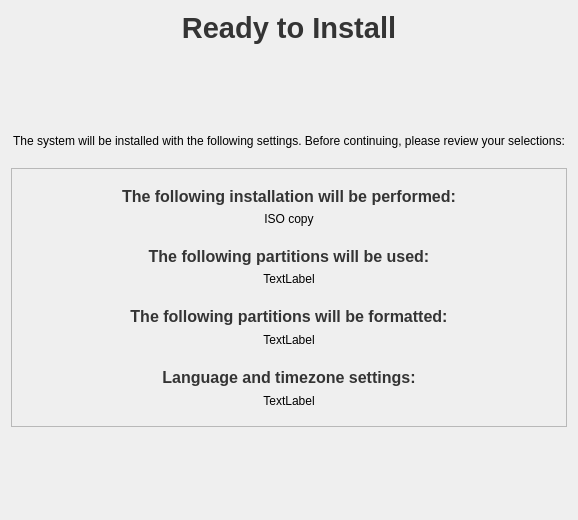
<?xml version="1.0" encoding="UTF-8"?>
<ui version="4.0">
 <class>ReadyInstall</class>
 <widget class="QWidget" name="ReadyInstall">
  <property name="geometry">
   <rect>
    <x>0</x>
    <y>0</y>
    <width>578</width>
    <height>520</height>
   </rect>
  </property>
  <property name="windowTitle">
   <string/>
  </property>
  <layout class="QVBoxLayout" name="verticalLayout_3">
   <item>
    <widget class="QLabel" name="label">
     <property name="maximumSize">
      <size>
       <width>16777215</width>
       <height>50</height>
      </size>
     </property>
     <property name="font">
      <font>
       <pointsize>14</pointsize>
      </font>
     </property>
     <property name="text">
      <string>&lt;!DOCTYPE HTML PUBLIC &quot;-//W3C//DTD HTML 4.0//EN&quot; &quot;http://www.w3.org/TR/REC-html40/strict.dtd&quot;&gt;
&lt;html&gt;&lt;head&gt;&lt;meta name=&quot;qrichtext&quot; content=&quot;1&quot; /&gt;&lt;style type=&quot;text/css&quot;&gt;
p, li { white-space: pre-wrap; }
&lt;/style&gt;&lt;/head&gt;&lt;body style=&quot; font-family:'Bitstream Vera Sans'; font-size:9pt; font-weight:400; font-style:normal;&quot;&gt;
&lt;p style=&quot; margin-top:0px; margin-bottom:0px; margin-left:0px; margin-right:0px; -qt-block-indent:0; text-indent:0px; font-family:'Sans Serif'; font-size:10pt;&quot;&gt;&lt;span style=&quot; font-size:22pt; font-weight:600; color:#343434;&quot;&gt;Ready to Install&lt;/span&gt;&lt;/p&gt;&lt;/body&gt;&lt;/html&gt;</string>
     </property>
     <property name="alignment">
      <set>Qt::AlignCenter</set>
     </property>
    </widget>
   </item>
   <item>
    <spacer name="verticalSpacer_2">
     <property name="orientation">
      <enum>Qt::Vertical</enum>
     </property>
     <property name="sizeHint" stdset="0">
      <size>
       <width>20</width>
       <height>20</height>
      </size>
     </property>
    </spacer>
   </item>
   <item>
    <widget class="QLabel" name="label_2">
     <property name="text">
      <string>The system will be installed with the following settings. Before continuing, please review your selections:
</string>
     </property>
     <property name="scaledContents">
      <bool>true</bool>
     </property>
     <property name="alignment">
      <set>Qt::AlignCenter</set>
     </property>
     <property name="wordWrap">
      <bool>true</bool>
     </property>
    </widget>
   </item>
   <item>
    <widget class="QFrame" name="frame">
     <property name="frameShape">
      <enum>QFrame::StyledPanel</enum>
     </property>
     <property name="frameShadow">
      <enum>QFrame::Plain</enum>
     </property>
     <property name="lineWidth">
      <number>4</number>
     </property>
     <layout class="QVBoxLayout" name="verticalLayout_2">
      <item>
       <widget class="QWidget" name="installWidget" native="true">
        <layout class="QVBoxLayout" name="verticalLayout">
         <item>
          <widget class="QLabel" name="installTitle">
           <property name="text">
            <string>&lt;!DOCTYPE HTML PUBLIC &quot;-//W3C//DTD HTML 4.0//EN&quot; &quot;http://www.w3.org/TR/REC-html40/strict.dtd&quot;&gt;
&lt;html&gt;&lt;head&gt;&lt;meta name=&quot;qrichtext&quot; content=&quot;1&quot; /&gt;&lt;style type=&quot;text/css&quot;&gt;
p, li { white-space: pre-wrap; }
&lt;/style&gt;&lt;/head&gt;&lt;body style=&quot; font-family:'Sans Serif'; font-size:9pt; font-weight:400; font-style:normal;&quot;&gt;
&lt;p style=&quot; margin-top:0px; margin-bottom:0px; margin-left:0px; margin-right:0px; -qt-block-indent:0; text-indent:0px;&quot;&gt;&lt;span style=&quot; font-size:12pt; font-weight:600; color:#343434;&quot;&gt;The following installation will be performed:&lt;/span&gt;&lt;/p&gt;&lt;/body&gt;&lt;/html&gt;</string>
           </property>
           <property name="alignment">
            <set>Qt::AlignCenter</set>
           </property>
          </widget>
         </item>
         <item>
          <widget class="QLabel" name="installLabel">
           <property name="text">
            <string>ISO copy</string>
           </property>
           <property name="alignment">
            <set>Qt::AlignCenter</set>
           </property>
          </widget>
         </item>
        </layout>
       </widget>
      </item>
      <item>
       <widget class="QWidget" name="mountWidget" native="true">
        <layout class="QVBoxLayout" name="mountLayout">
         <property name="leftMargin">
          <number>8</number>
         </property>
         <property name="topMargin">
          <number>6</number>
         </property>
         <property name="rightMargin">
          <number>8</number>
         </property>
         <property name="bottomMargin">
          <number>9</number>
         </property>
         <item>
          <widget class="QLabel" name="mountTitel">
           <property name="text">
            <string>&lt;!DOCTYPE HTML PUBLIC &quot;-//W3C//DTD HTML 4.0//EN&quot; &quot;http://www.w3.org/TR/REC-html40/strict.dtd&quot;&gt;
&lt;html&gt;&lt;head&gt;&lt;meta name=&quot;qrichtext&quot; content=&quot;1&quot; /&gt;&lt;style type=&quot;text/css&quot;&gt;
p, li { white-space: pre-wrap; }
&lt;/style&gt;&lt;/head&gt;&lt;body style=&quot; font-family:'Bitstream Vera Sans'; font-size:9pt; font-weight:400; font-style:normal;&quot;&gt;
&lt;p style=&quot; margin-top:0px; margin-bottom:0px; margin-left:0px; margin-right:0px; -qt-block-indent:0; text-indent:0px; font-family:'Sans Serif'; font-size:10pt;&quot;&gt;&lt;span style=&quot; font-size:12pt; font-weight:600; color:#343434;&quot;&gt;The following partitions will be used:&lt;/span&gt;&lt;/p&gt;&lt;/body&gt;&lt;/html&gt;</string>
           </property>
           <property name="alignment">
            <set>Qt::AlignCenter</set>
           </property>
          </widget>
         </item>
         <item>
          <widget class="QLabel" name="mountLabel">
           <property name="text">
            <string>TextLabel</string>
           </property>
           <property name="alignment">
            <set>Qt::AlignCenter</set>
           </property>
          </widget>
         </item>
        </layout>
       </widget>
      </item>
      <item>
       <widget class="QWidget" name="formatWidget" native="true">
        <property name="cursor">
         <cursorShape>ArrowCursor</cursorShape>
        </property>
        <layout class="QVBoxLayout" name="formatLayout">
         <property name="spacing">
          <number>7</number>
         </property>
         <property name="sizeConstraint">
          <enum>QLayout::SetDefaultConstraint</enum>
         </property>
         <property name="leftMargin">
          <number>8</number>
         </property>
         <property name="topMargin">
          <number>6</number>
         </property>
         <property name="rightMargin">
          <number>8</number>
         </property>
         <property name="bottomMargin">
          <number>9</number>
         </property>
         <item>
          <widget class="QLabel" name="formatTitel">
           <property name="text">
            <string>&lt;!DOCTYPE HTML PUBLIC &quot;-//W3C//DTD HTML 4.0//EN&quot; &quot;http://www.w3.org/TR/REC-html40/strict.dtd&quot;&gt;
&lt;html&gt;&lt;head&gt;&lt;meta name=&quot;qrichtext&quot; content=&quot;1&quot; /&gt;&lt;style type=&quot;text/css&quot;&gt;
p, li { white-space: pre-wrap; }
&lt;/style&gt;&lt;/head&gt;&lt;body style=&quot; font-family:'Bitstream Vera Sans'; font-size:9pt; font-weight:400; font-style:normal;&quot;&gt;
&lt;p style=&quot; margin-top:0px; margin-bottom:0px; margin-left:0px; margin-right:0px; -qt-block-indent:0; text-indent:0px; font-family:'Sans Serif'; font-size:10pt;&quot;&gt;&lt;span style=&quot; font-size:12pt; font-weight:600; color:#343434;&quot;&gt;The following partitions will be formatted:&lt;/span&gt;&lt;/p&gt;&lt;/body&gt;&lt;/html&gt;</string>
           </property>
           <property name="alignment">
            <set>Qt::AlignCenter</set>
           </property>
          </widget>
         </item>
         <item>
          <widget class="QLabel" name="formatLabel">
           <property name="text">
            <string>TextLabel</string>
           </property>
           <property name="alignment">
            <set>Qt::AlignCenter</set>
           </property>
          </widget>
         </item>
        </layout>
       </widget>
      </item>
      <item>
       <widget class="QWidget" name="timezoneWidget" native="true">
        <layout class="QVBoxLayout" name="timezoneLayout">
         <property name="spacing">
          <number>7</number>
         </property>
         <property name="sizeConstraint">
          <enum>QLayout::SetDefaultConstraint</enum>
         </property>
         <property name="leftMargin">
          <number>8</number>
         </property>
         <property name="topMargin">
          <number>6</number>
         </property>
         <property name="rightMargin">
          <number>8</number>
         </property>
         <property name="bottomMargin">
          <number>9</number>
         </property>
         <item>
          <widget class="QLabel" name="timezoneTitel">
           <property name="mouseTracking">
            <bool>true</bool>
           </property>
           <property name="text">
            <string>&lt;!DOCTYPE HTML PUBLIC &quot;-//W3C//DTD HTML 4.0//EN&quot; &quot;http://www.w3.org/TR/REC-html40/strict.dtd&quot;&gt;
&lt;html&gt;&lt;head&gt;&lt;meta name=&quot;qrichtext&quot; content=&quot;1&quot; /&gt;&lt;style type=&quot;text/css&quot;&gt;
p, li { white-space: pre-wrap; }
&lt;/style&gt;&lt;/head&gt;&lt;body style=&quot; font-family:'Bitstream Vera Sans'; font-size:9pt; font-weight:400; font-style:normal;&quot;&gt;
&lt;p style=&quot; margin-top:0px; margin-bottom:0px; margin-left:0px; margin-right:0px; -qt-block-indent:0; text-indent:0px; font-family:'Sans Serif'; font-size:10pt;&quot;&gt;&lt;span style=&quot; font-size:12pt; font-weight:600; color:#343434;&quot;&gt;Language and timezone settings:&lt;/span&gt;&lt;/p&gt;&lt;/body&gt;&lt;/html&gt;</string>
           </property>
           <property name="alignment">
            <set>Qt::AlignCenter</set>
           </property>
          </widget>
         </item>
         <item>
          <widget class="QLabel" name="timezoneLabel">
           <property name="text">
            <string>TextLabel</string>
           </property>
           <property name="alignment">
            <set>Qt::AlignCenter</set>
           </property>
          </widget>
         </item>
        </layout>
       </widget>
      </item>
     </layout>
    </widget>
   </item>
   <item>
    <spacer name="verticalSpacer">
     <property name="orientation">
      <enum>Qt::Vertical</enum>
     </property>
     <property name="sizeHint" stdset="0">
      <size>
       <width>20</width>
       <height>20</height>
      </size>
     </property>
    </spacer>
   </item>
  </layout>
 </widget>
 <resources>
  <include location="installer.qrc"/>
 </resources>
 <connections/>
</ui>
